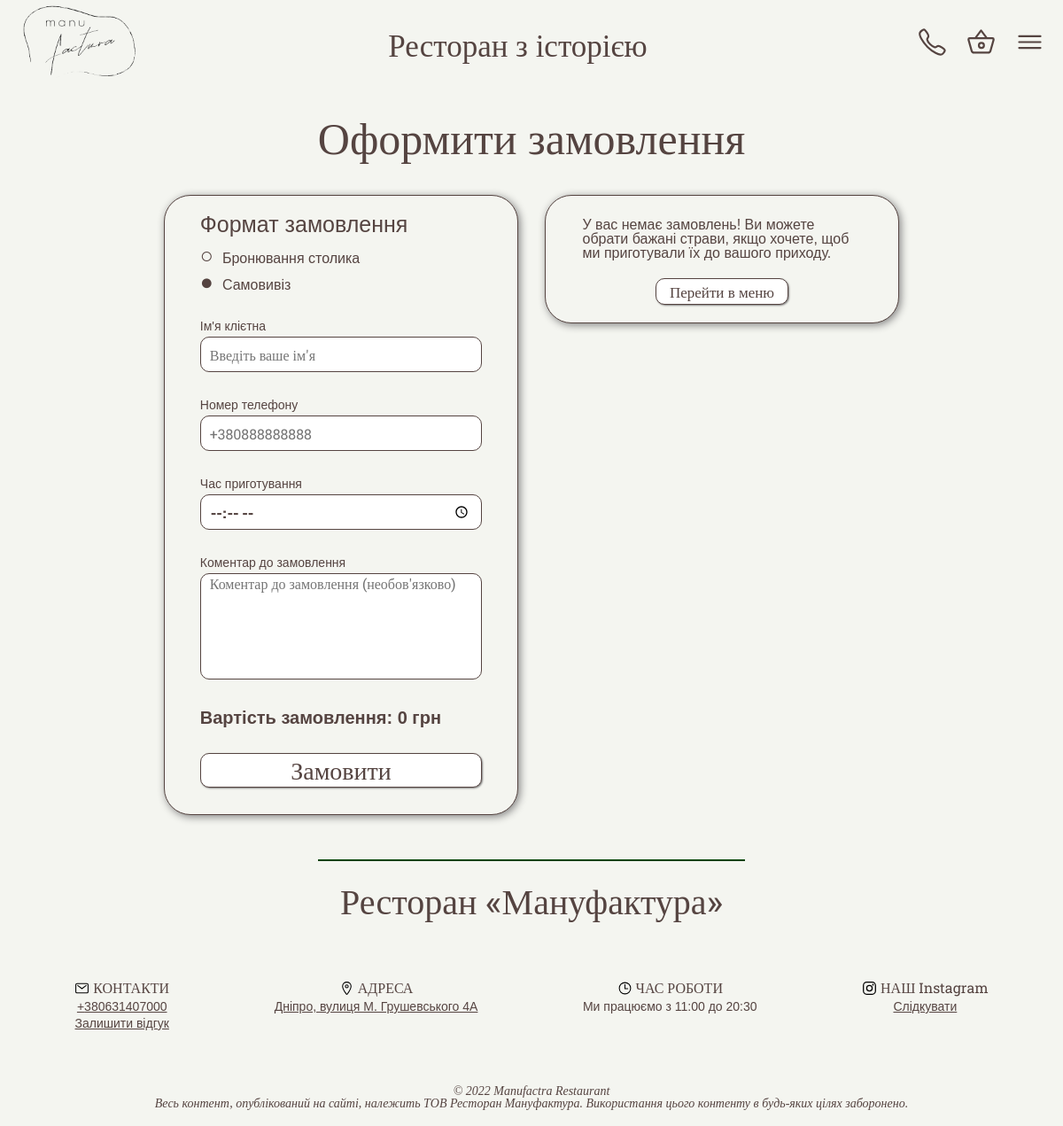
The page /order/takeaway/ on the database its author committed.
### for_user/models.py (models this page shows, shortened)
class RestaurantInfo(models.Model):
    rest_phone_number = models.IntegerField(verbose_name='Номер телефону ресторану')
    time_working = models.CharField(verbose_name='Час роботи', max_length=255)
    class Meta:
        verbose_name = 'Інформація про ресторан'
        verbose_name_plural = 'Інформація про ресторан'

### order/views.py (the view, shortened to what this page needs)
# urls.py: path('takeaway/',make_take_away, name='takeaway'),
def make_take_away(request):
    form = MakeTakeAwayForm()
    context = {
        'title':'Самовивіз',
        'selected':'takeaway',
        'path_pref':'../../',
        'rest_info': RestaurantInfo.objects.all()[0],
        'data_products_in_cart':get_products_in_cart(request),
    }
    if context['data_products_in_cart'] != 'empty':
        context['total_order_price']=get_total_order_price(get_products_in_cart(request))
    else:
        context['total_order_price']=0
    context['form'] =  form
    return render(request, 'order/takeaway_form.html', context=context)

### order/forms.py
class MakeTakeAwayForm(forms.ModelForm):
    class Meta:
        model = TakeAway
        fields= ('client_name','client_phone_number','time_cooking',
        'order_comment')
        widgets = {
            'client_name': forms.TextInput(attrs={'placeholder':"Введіть ваше ім'я"}),
            'client_phone_number': forms.NumberInput(attrs={'placeholder':"+380888888888",'type':'tel'}),
            'time_cooking': forms.TimeInput(attrs={'placeholder':'13:00','type':'time'}),
            'order_comment':forms.Textarea(attrs={'placeholder':"Коментар до замовлення (необов'язково)"})
        }

### order/views.py (called while the page is built)
def get_products_in_cart(request):
    session_key = request.session.session_key
    products_in_cart = ProductInCart.objects.filter(session_key = session_key)
    if len(products_in_cart) == 0:
        return 'empty'
    data_products_in_cart = list()
    for product in products_in_cart:
        data_product = [Product.objects.get(name=product.name), product.quantity]
        data_products_in_cart.append(data_product)
    return data_products_in_cart

### order/templates/order/takeaway_form.html (shortened to what this page needs)
{% extends 'base/base.html' %}
{% load static %}
{% block links %}
<link rel="stylesheet" href="{% static 'order/css/formstyle.css' %}">
<link rel="stylesheet" href="{% static 'order/css/cartstyle.css' %}">
{% endblock links %}
{% block content %}
<h1>Оформити замовлення</h1>
<div class="wrapper-order">
    <div class="block-form">
        <div class="form-data">
            {% if show_format_choice !=  False%}
                <div class="choice-format">
                    <span class="title-list-format">Формат замовлення</span>
                    <ul class="list-format">
                        <li><a href="{% url 'reservation' %}"><span class="list-dot">&#x25CB;</span>Бронювання столика</a></li>
                        <li><span class="list-dot">&#x25CF;</span>Самовивіз</li>
                    </ul>
                </div>
                {% endif %}
            <form action="" method="post" autocomplete="off">
                {% for el in form %}
                    <div class="field-block">
                        <span>{{el.label}}</span>
                        <div class="field">{{el}}</div>
                    </div>
                {% endfor %}
                <div class="block-price">
                    <p class="total-price">Вартість замовлення:
                        <span class="value total-price-data">{{total_order_price}} грн</span>
                    </p>
                </div>
                <input type="submit" value="Замовити" class="btn">
            </form>
        </div>
    </div>
    <div class="block-cart">
        <div class="card-data">
        {% if data_products_in_cart == 'empty'%}
            <div class="block-cart__empty">
                <span class="empty-text">
                    У вас немає замовлень! Ви можете
                    обрати бажані страви, якщо хочете,
                    щоб ми приготували їх до вашого
                    приходу.
                </span>
                <a href="{% url 'all_menu' %}" class="to-menu">Перейти в меню</a>
            </div>
        {% endif %}
    </div>
    </div>
</div>
{% endblock content %}

### basetemplates/base/base.html (shortened to what this page needs)
{% load static %}
{% load base_tags %}
<!DOCTYPE html>
<html lang="en">
<head>
    <link rel="stylesheet" href="{% static 'base/css/basestyle.css' %}" type="text/css">
    {% block links %}
    {% endblock links %}
</head>
<body>
    <header>
        <div class="wrapper">
            <div class="head">
                <div class="head__logo">
                    <a href="{% url 'home' %}"><img src="{{path_pref}}media/photos/template_images/logo.png" alt="logo"></a>
                </div>
                <div class="head__slogan">
                    <span>Ресторан з історією</span>
                </div>
                <ul class="head__buttons">
                    <li><a href="tel:+{{ rest_info.rest_phone_number }}" class=""><ion-icon name="call-outline"></ion-icon></a></li>
                    <li><a href="{% url 'reservation' %}"><ion-icon name="basket-outline"></ion-icon> {{amount_product_in_cart}}</a></li>
                    <li><a href="#" class="burger-menu__button"><ion-icon name="menu-outline"></ion-icon></a></li>
                </ul>
            </div>
    </header>
    <div class="main-footer-wrapper">
        <main>
            <div class="wrapper">
                {% block content %}
                {% endblock content %}
            </div>
        </main>
        <footer>
            <div class="wrapper">
                <div class="rest-name"><span>Ресторан «Мануфактура»</span>  </div>
                <div class="footer">
                    <div class="footer__info-blocks">
                        <div class="footer__contacts">
                            <div class="title">
                                <span class="title__icon"><img src="{{path_pref}}media/photos/icons/mail-outline.svg" alt=""></ion-icon></span>
                                <span class="title__text">КОНТАКТИ</span>
                            </div>
                            <div class="info">
                                <p><a href="tel:+{{ rest_info.rest_phone_number }}" class="">+{{ rest_info.rest_phone_number }}</a></p>
                                <p><a href="{% url 'review_form' %}"> Залишити відгук</a></p>
                            </div>
                        </div>
                        <div class="footer__adress">
                            <div class="title">
                                <span class="title__icon"><img src="{{path_pref}}media/photos/icons/location-outline.svg" alt=""></span>
                                <span class="title__text">АДРЕСА</span>
                            </div>
                            <div class="info">
                                <p><a href="https://goo.gl/maps/ve2uTqchceLYKTTX6">Дніпро, вулиця М. Грушевського 4А</a></p>
                            </div>
                        </div>
                        <div class="footer__time-working">
                            <div class="title">
                                <span class="title__icon"><img  src="{{path_pref}}media/photos/icons/time-outline.svg" alt=""></ion-icon></span>
                                <span class="title__text">ЧАС РОБОТИ</span>
                            </div>
                            <div class="info">
                                <p>Ми працюємо {{ rest_info.time_working }}</p>
                            </div>
                        </div>
                        <div class="footer__instagram">
                            <div class="title">
                                <span class="title__icon"><img src="{{path_pref}}media/photos/icons/logo-instagram.svg" alt=""></span>
                                <span  class="title__text">НАШ Instagram</span>
                            </div>
                            <div class="info">
                                <p><a href="https://instagram.com/manufactura.restaurant">Слідкувати</a></p>
                            </div>
                        </div>
                    </div>
                </div>
                <div class="footer__copyright">
                    <p>© 2022 Manufactra Restaurant</p>
                    <p> Весь контент, опублікований на сайті, належить ТОВ Ресторан Мануфактура.
                        Використання цього контенту в будь-яких цілях заборонено.</p>
                </div>
        </footer>
    </div>
</body>
</html>

### basestatic/base/css/basestyle.css (style rules this page uses)
* { padding: 0; margin: 0; border: 0; }
*,*:before,*:after { -moz-box-sizing: border-box; -webkit-box-sizing: border-box; box-sizing: border-box; }
nav,footer,header,aside { display: block; }
html,body { height: 100%; width: 100%; font-size: 100%; line-height: 1; font-size: 14px; -ms-text-size-adjust: 100%; -moz-text-size-adjust: 100%; -webkit-text-size-adjust: 100%; }
input,button,textarea { font-family:inherit; }
a, a:visited { text-decoration: none; }
ul li { list-style: none; }
img { vertical-align: top; }
h1,h2,h3,h4,h5,h6 { font-size:inherit;font-weight: 400; }
body { background-color: #f4f5f0; }
header { background-color: #f4f5f0; height: 100px; position: fixed; width: 100%; }
header .wrapper { margin: 0 auto; }
.head { display: flex; justify-content: space-between; }
.head__buttons { display: flex; align-items: center; margin-right: 20px; }
.head__buttons li a { font-size: 35px; color: #554441; margin-left: 20px; }
.head__logo { margin-left: 20px; }
.head__logo img { height: 100px; }
.head__slogan { font-size: 35px; display: flex; align-items: center; font-family: 'Roboto Slab', serif; color: #554441; }
.burger-menu__button { font-size: 25px; }
.main-footer-wrapper { min-height: 100%; display: flex; flex-direction: column; padding-top: 90px; }
main { flex: 1 1 auto; }
footer { bottom: 0; }
footer .wrapper { margin: 0 auto; width: 100%; }
footer .wrapper .rest-name { font-size: 40px; color: #554441; text-align: center; padding: 25px; font-family: 'Roboto Slab', serif; margin: 0 auto; width: fit-content; border-top: 2px rgb(3, 67, 3) solid; }
.footer__info-blocks { display: flex; flex-wrap: wrap; justify-content: space-around; margin: 25px; text-align: center; }
.footer__contacts, .footer__adress, .footer__time-working, .footer__instagram { margin: 20px; }
.title__icon img { width: 17px; }
.footer__info-blocks .title { color: #554441; font-family: 'Roboto Slab', serif; font-size: 16px; }
.footer__info-blocks p { color: #554441; font-family: Arial, "Helvetica Neue", Helvetica, sans-serif;; margin-top: 5px; }
.footer__info-blocks a { color: #554441; text-decoration: underline; }
.footer__copyright { text-align: center; color:#554441; padding: 18px; font-style: italic; }

### order/static/order/css/formstyle.css (style rules this page uses)
.wrapper-order { display: flex; flex-wrap: wrap; justify-content: space-between; margin: 40px auto 50px auto; max-width: 830px; }
.block-form { padding-top: 20px; }
h1 { font-size: 50px; color: #554441; display: block; text-align: center; margin: 40px; font-family: 'Roboto Slab', serif; }
.choice-format { margin-left:10%; }
.choice-format .title-list-format { font-size: 25px; color: #554441; font-family: 'Arial'; }
.list-format li { font-size: 16px; margin-top: 5px; color: #554441; font-family: 'Arial'; }
.list-format li a { color: #554441; }
.list-format li .list-dot { font-size:25px ; margin-right: 10px; }
.list-format { margin-top: 10px; }
.block-form { width: 400px; border-radius: 30px; padding-bottom: 10px; background-color: #f4f5f0; border: 1px #554441 solid; box-shadow: grey 2px 2px 10px; }
.field-block { margin: 30px auto 0 auto; width: 80%; }
.field input, .field textarea { padding: 0 10px; width: 100%; height: 40px; border-radius: 10px; border: 1px #554441 solid; color: #554441; font-size: 16px; font-family: 'Roboto Slab', serif; font-weight: 900; }
input::placeholder, textarea::placeholder { font-weight: 400; }
.field textarea { min-height: 120px; resize: none; }
.field-block span { display: block; color: #554441; font-family:Arial, Helvetica, sans-serif; margin-bottom: 5px; }
.block-price { padding-top: 20px; }
.price, .total-price { margin-top: 10px; padding: 0 10% 0 10%; font-family: Arial; color: #554441; }
.total-price { font-size: 20px; font-weight: bold; }
.btn { display: block; width: 80%; border: 1px #554441 solid; margin: 30px auto 20px auto; color: #554441; box-shadow: 1px 1px 2px grey; font-size: 28px; cursor: pointer; border-radius: 10px; background:white; font-family: 'Roboto Slab', serif; }

### rows shown on the page
RestaurantInfo: rest_phone_number "380631407000", time_working "з 11:00 до 20:30"

### other values the page prints
{{ el.label }} "Ім'я клієтна" "Номер телефону" "Час приготування" "Коментар до замовлення"
{{ total_order_price }} "0"
